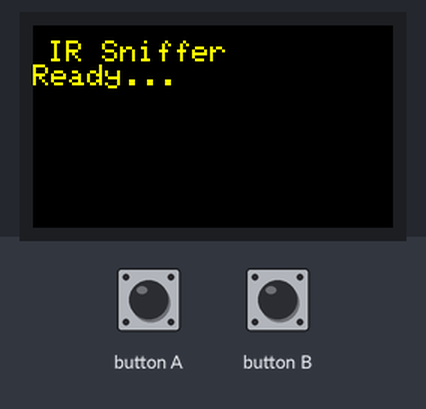
Simulated run of this sketch. Board: ESP32. Shown: 240×135 colour display. What the sketch prints to the serial monitor is not drawn.

Above: at 0.2 s.

The sketch:

M5_IR_Sniffer.ino
```cpp
// =============================================================================
// M5_IR_Sniffer.ino
// -----------------------------------------------------------------------------
// Use this sketch to learn the IR codes from your existing remote control.
// Point your remote at the M5StickC Plus IR receiver and press a button.
// The protocol, address, and command codes will appear on the screen and
// in the Serial Monitor. Write these down — you'll need them in M5_IR_Remote.ino
//
// Hardware:  M5StickC Plus
// Receiver:  Connected to Grove port — White wire (data) to G33
//            Yellow wire is G32, not used here.
// Library:   IRremote by shirriff/z3t0 (install via Arduino Library Manager)
// Serial:    Open Serial Monitor at 115200 baud
//
// -----------------------------------------------------------------------------
// HOW TO USE:
//   1. Flash this sketch to the M5StickC Plus
//   2. Open Serial Monitor at 115200 baud
//   3. Point your TV/device remote at the M5 and press a button
//   4. Note the Protocol, Address, and Command values for each button
//   5. Enter those values into M5_IR_Remote.ino
//
// Example output:
//   Protocol: NEC | Address: 0x586 | Command: 0xF   <- Power button
//   Protocol: NEC | Address: 0x586 | Command: 0xC   <- Volume Up
//   Protocol: NEC | Address: 0x586 | Command: 0xD   <- Volume Down
// =============================================================================

#include <M5StickCPlus.h>   // Handles LCD, power management (AXP192), and buttons
#include <IRremote.hpp>

// -----------------------------------------------------------------------------
// Pin definition
// Grove port on M5StickC Plus: Yellow = G32, White = G33
// Connect your IR receiver data pin to G33 (White)
// -----------------------------------------------------------------------------
const int IR_RECEIVE_PIN = 33;

// -----------------------------------------------------------------------------
// setup()
// M5.begin() starts Serial, LCD, and the AXP192 power management chip.
// Arguments: (LCD enable, Power enable, Serial enable)
// -----------------------------------------------------------------------------
void setup() {
  M5.begin(true, true, true);

  M5.Lcd.setRotation(3);        // Landscape, USB port on left
  M5.Lcd.fillScreen(BLACK);
  M5.Lcd.setCursor(10, 10);
  M5.Lcd.setTextColor(YELLOW);
  M5.Lcd.setTextSize(2);
  M5.Lcd.println("IR Sniffer");
  M5.Lcd.println("Ready...");

  // Start the IR receiver on G33
  // ENABLE_LED_FEEDBACK flashes the built-in LED when a signal is received
  IrReceiver.begin(IR_RECEIVE_PIN, ENABLE_LED_FEEDBACK);

  Serial.println("IR Sniffer ready. Point your remote at the M5 and press a button.");
  Serial.println("Protocol | Address | Command");
  Serial.println("-------------------------------");
}

// -----------------------------------------------------------------------------
// loop()
// Waits for an IR signal. When one arrives, prints the decoded result to both
// the Serial Monitor and the M5 screen, then resumes listening.
//
// The three values you need for M5_IR_Remote.ino are:
//   Protocol — e.g. NEC, SONY, SAMSUNG. Determines which send function to use.
//   Address  — identifies the device (same for all buttons on one remote)
//   Command  — identifies the specific button pressed
// -----------------------------------------------------------------------------
void loop() {
  M5.update();   // Required — keeps the AXP192 power management happy

  if (IrReceiver.decode()) {

    // --- Print to Serial Monitor ---
    Serial.print("Protocol: ");
    Serial.print(getProtocolString(IrReceiver.decodedIRData.protocol));
    Serial.print(" | Address: 0x");
    Serial.print(IrReceiver.decodedIRData.address, HEX);
    Serial.print(" | Command: 0x");
    Serial.println(IrReceiver.decodedIRData.command, HEX);

    // --- Print to M5 screen ---
    // Useful when you're away from the computer — you can still read the codes
    M5.Lcd.fillScreen(BLACK);
    M5.Lcd.setCursor(0, 10);
    M5.Lcd.printf("Prot:\n %s\n\n",  getProtocolString(IrReceiver.decodedIRData.protocol));
    M5.Lcd.printf("Addr: 0x%X\n\n",  IrReceiver.decodedIRData.address);
    M5.Lcd.printf("Cmd:  0x%X\n",    IrReceiver.decodedIRData.command);

    // IMPORTANT: Must call resume() after every decode or the receiver locks up
    IrReceiver.resume();
  }
}
```
